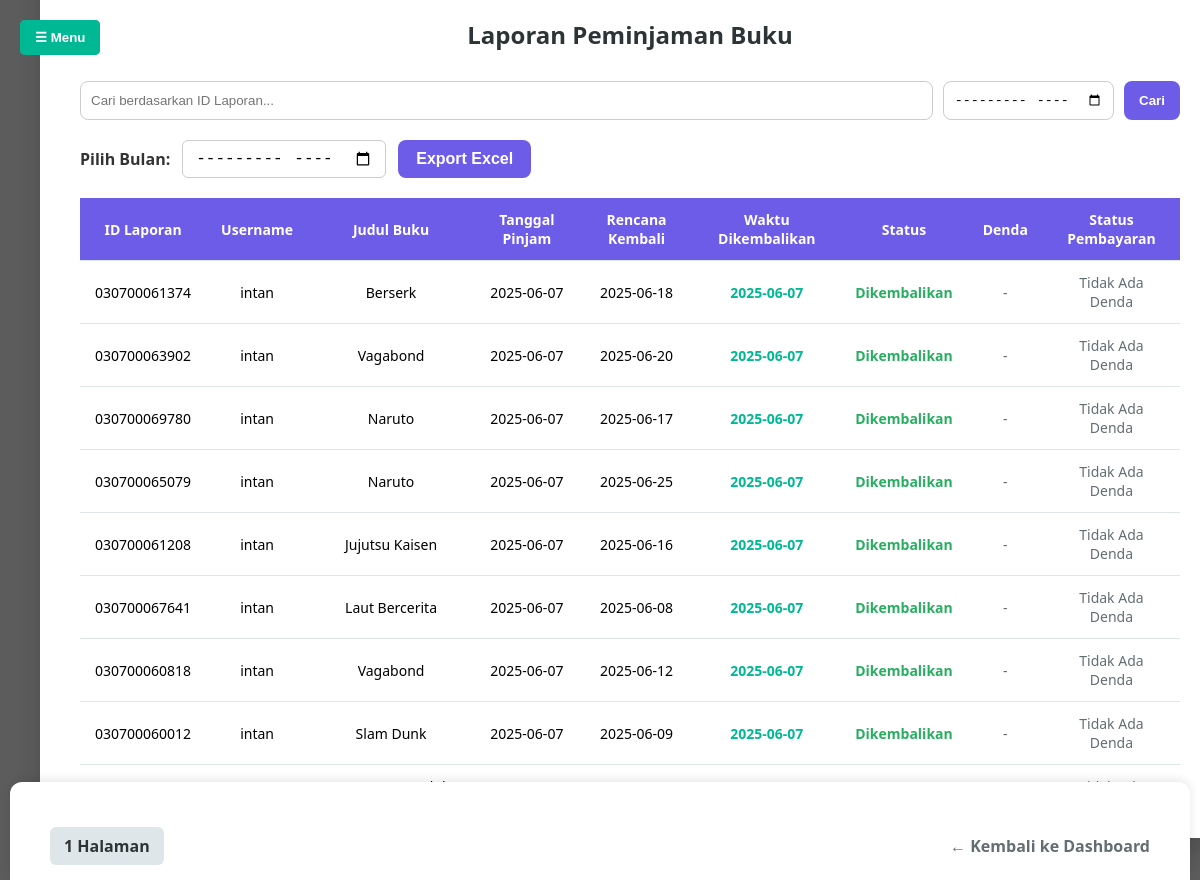
/admin-panel/laporan-peminjaman/ (signed in), run on an earlier commit of the app's database.
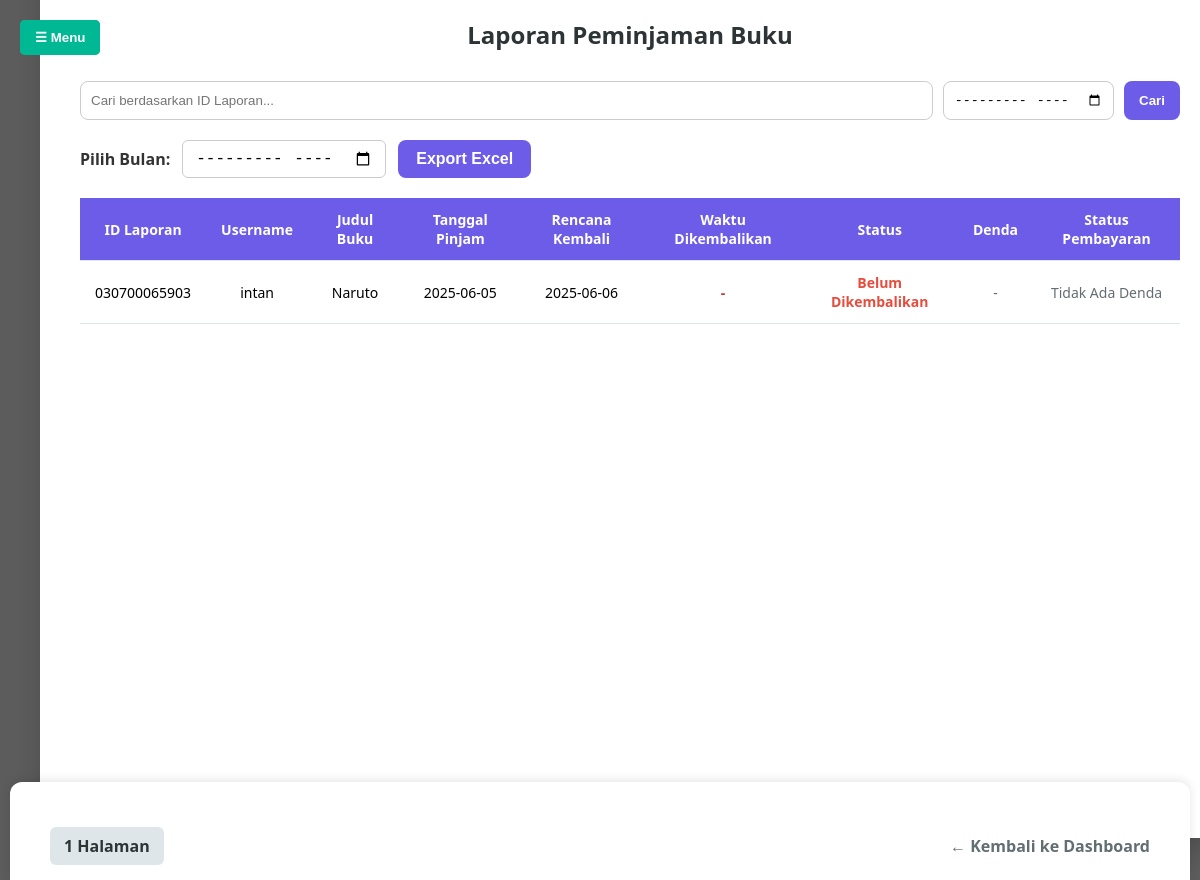
And on a later commit of the database.
### peminjaman/models.py (models this page shows, shortened)
class Peminjaman(models.Model):
    STATUS_CHOICES = (
        ('menunggu', 'Menunggu Persetujuan'),
        ('disetujui', 'Disetujui'),
        ('ditolak', 'Ditolak'),
        ('dikembalikan', 'Dikembalikan'),
    )
    user = models.ForeignKey(User, on_delete=models.CASCADE)
    buku = models.ForeignKey(Buku, on_delete=models.CASCADE)
    tanggal_pinjam = models.DateField(default=timezone.now)
    tanggal_kembali = models.DateField()
    tanggal_dikembalikan = models.DateField(null=True, blank=True)
    kode_laporan = models.CharField(max_length=30, unique=True, blank=True)
    status = models.CharField(max_length=20, choices=STATUS_CHOICES, default='menunggu')
    qr_code_image = models.ImageField(upload_to='qrcodes/', null=True, blank=True)
    denda = models.IntegerField(default=0)
    denda_dibayar = models.BooleanField(default=False)

class User(AbstractUser):
    nama_panjang = models.CharField(max_length=100, blank=True)
    tgl_lahir = models.DateField(null=True, blank=True)
    alamat = models.TextField(blank=True)
    JENIS_KELAMIN_CHOICES = (
        ('L', 'Laki-laki'),
        ('P', 'Perempuan'),
    )
    jenis_kelamin = models.CharField(max_length=1, choices=JENIS_KELAMIN_CHOICES, blank=True)
    kode_user = models.CharField(max_length=20, unique=True, blank=True, null=True)
    sudah_update_profil = models.BooleanField(default=False)

class Buku(models.Model):
    judul = models.CharField(max_length=200)
    penerbit = models.CharField(max_length=100)
    tahun_terbit = models.IntegerField()
    stok_buku = models.PositiveIntegerField()
    penulis = models.CharField(max_length=100)
    gambar = models.ImageField(upload_to='gambar_buku/', null=True, blank=True)
    jumlah_dipinjam = models.PositiveIntegerField(default=0)

### peminjaman/views.py (the view, shortened to what this page needs)
# urls.py: path('admin-panel/laporan-peminjaman/', views.laporan_peminjaman, name='laporan_peminjaman'),
@login_required
@user_passes_test(is_admin)
def laporan_peminjaman(request):
    query = request.GET.get('q', '').strip()
    bulan = request.GET.get('bulan', '').strip()
    peminjaman_qs = Peminjaman.objects.all().order_by('-tanggal_pinjam')
    if query:
        peminjaman_qs = peminjaman_qs.filter(kode_laporan__icontains=query)
    paginator = Paginator(peminjaman_qs, 10)
    page_number = request.GET.get('page')
    page_obj = paginator.get_page(page_number)
    return render(request, 'admin/laporanpeminjaman.html', {
        'peminjaman': page_obj,
        'query': query,
        'bulan': bulan,
    })

### peminjaman/views.py (called while the page is built)
def is_admin(user):
    return user.is_staff or user.is_superuser

### peminjaman/templates/admin/laporanpeminjaman.html (shortened to what the changed rows need)
{% load static %}
<!DOCTYPE html>
<html lang="id">
<head>
</head>
<body>
  <div class="container">
    <h2>Laporan Peminjaman Buku</h2>
 {% if peminjaman %}
  <table>
    <thead>
  <tr>
    <th>ID Laporan</th>
    <th>Username</th>
    <th>Judul Buku</th>
    <th>Tanggal Pinjam</th>
    <th>Rencana Kembali</th>
    <th>Waktu Dikembalikan</th>
    <th>Status</th>
    <th>Denda</th>
    <th>Status Pembayaran</th>
  </tr>
</thead>
    <tbody>
  {% for item in peminjaman %}
    <tr>
      <td data-label="ID Laporan">{{ item.kode_laporan }}</td>
      <td data-label="Username">{{ item.user.username }}</td>
      <td data-label="Judul Buku">{{ item.buku.judul }}</td>
      <td data-label="Tanggal Pinjam">{{ item.tanggal_pinjam|date:"Y-m-d" }}</td>
      <td data-label="Rencana Kembali">{{ item.tanggal_kembali|date:"Y-m-d" }}</td>
      <td data-label="Waktu Dikembalikan">
        {% if item.tanggal_dikembalikan %}
          <span class="kembali">{{ item.tanggal_dikembalikan|date:"Y-m-d" }}</span>
        {% else %}
          <span class="belum">-</span>
        {% endif %}
      </td>
      <td data-label="Status" class="status {% if item.tanggal_dikembalikan %}dikembalikan{% else %}belum{% endif %}">
        {% if item.tanggal_dikembalikan %}
          Dikembalikan
        {% else %}
          Belum Dikembalikan
        {% endif %}
      </td>
      <td data-label="Denda">
        {% if item.denda > 0 %}
          <strong style="color:#d63031;">Rp{{ item.denda }}</strong>
        {% else %}
          <span style="color: #636e72;">-</span>
        {% endif %}
      </td>
      <td data-label="Status Pembayaran">
        {% if item.denda > 0 %}
          {% if item.denda_dibayar %}
            <span style="color: green; font-weight: bold;">Sudah Dibayar</span>
          {% else %}
            <span style="color: red; font-weight: bold;">Belum Dibayar</span><br>
            <a href="{% url 'konfirmasi_denda' item.id %}"
              style="background-color:#00b894; color:white; padding:6px 12px; border-radius:4px; text-decoration:none; font-size: 13px; display:inline-block; margin-top:4px;">
              Tandai Lunas
            </a>
          {% endif %}
        {% else %}
          <span style="color: #636e72;">Tidak Ada Denda</span>
        {% endif %}
      </td>
    </tr>
  {% endfor %}
</tbody>
  </table>
{% else %}
  <div style="height: 300px; display: flex; justify-content: center; align-items: center;">
    <div class="empty-message">Tidak ada data peminjaman ditemukan untuk filter yang dipilih.</div>
  </div>
{% endif %}
</body>
</html>

What changed in the data, as far as the page shows it:
removed Peminjaman: kode_laporan "030700061374", user.username "intan", buku.judul "Berserk", tanggal_pinjam "2025-06-07", tanggal_kembali "2025-06-18", tanggal_dikembalikan "2025-06-07", shows "Dikembalikan", denda "Tidak Ada Denda"
removed Peminjaman: kode_laporan "030700063902", user.username "intan", buku.judul "Vagabond", tanggal_pinjam "2025-06-07", tanggal_kembali "2025-06-20", tanggal_dikembalikan "2025-06-07", shows "Dikembalikan", denda "Tidak Ada Denda"
removed Peminjaman: kode_laporan "030700069780", user.username "intan", buku.judul "Naruto", tanggal_pinjam "2025-06-07", tanggal_kembali "2025-06-17", tanggal_dikembalikan "2025-06-07", shows "Dikembalikan", denda "Tidak Ada Denda"
removed Peminjaman: kode_laporan "030700065079", user.username "intan", buku.judul "Naruto", tanggal_pinjam "2025-06-07", tanggal_kembali "2025-06-25", tanggal_dikembalikan "2025-06-07", shows "Dikembalikan", denda "Tidak Ada Denda"
removed Peminjaman: kode_laporan "030700061208", user.username "intan", buku.judul "Jujutsu Kaisen", tanggal_pinjam "2025-06-07", tanggal_kembali "2025-06-16", tanggal_dikembalikan "2025-06-07", shows "Dikembalikan", denda "Tidak Ada Denda"
removed Peminjaman: kode_laporan "030700067641", user.username "intan", buku.judul "Laut Bercerita", tanggal_pinjam "2025-06-07", tanggal_kembali "2025-06-08", tanggal_dikembalikan "2025-06-07", shows "Dikembalikan", denda "Tidak Ada Denda"
removed Peminjaman: kode_laporan "030700060818", user.username "intan", buku.judul "Vagabond", tanggal_pinjam "2025-06-07", tanggal_kembali "2025-06-12", tanggal_dikembalikan "2025-06-07", shows "Dikembalikan", denda "Tidak Ada Denda"
removed Peminjaman: kode_laporan "030700060012", user.username "intan", buku.judul "Slam Dunk", tanggal_pinjam "2025-06-07", tanggal_kembali "2025-06-09", tanggal_dikembalikan "2025-06-07", shows "Dikembalikan", denda "Tidak Ada Denda"
added Peminjaman: kode_laporan "030700065903", user.username "intan", buku.judul "Naruto", tanggal_pinjam "2025-06-05", tanggal_kembali "2025-06-06", shows "Belum Dikembalikan", denda "Tidak Ada Denda"
